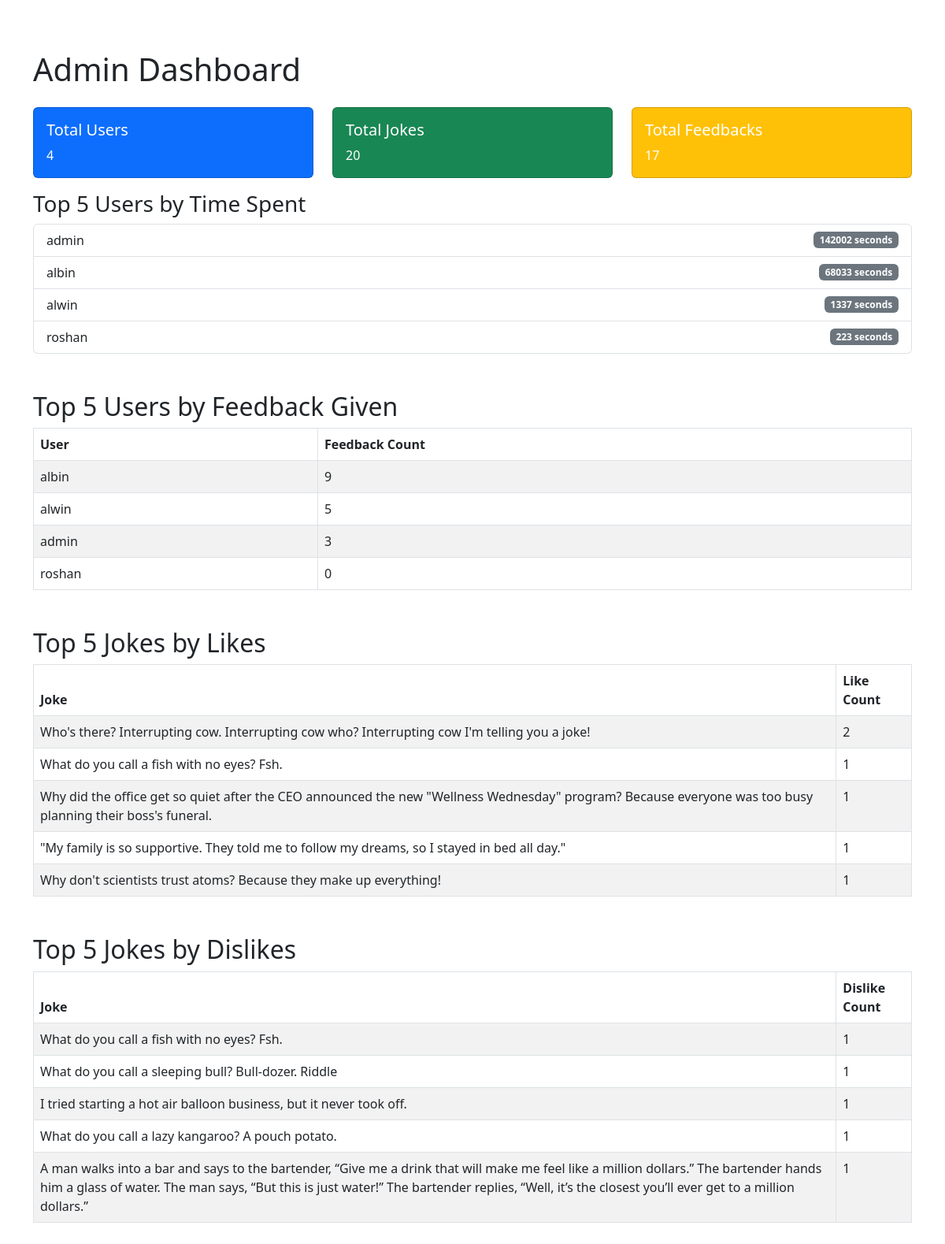
/admin-dashboard/ (signed in), run on the app's committed database.
### myapp/models.py (models this page shows, shortened)
class UserProfile(models.Model):
    user = models.OneToOneField(User, on_delete=models.CASCADE)
    total_time_spent = models.DurationField(default=timedelta())  # Use an instance of timedelta
    last_login_time = models.DateTimeField(null=True, blank=True)

class Joke(models.Model):
    joke_text = models.TextField()
    categories = models.CharField(max_length=255)
    created_at = models.DateTimeField(auto_now_add=True)

### myapp/views.py (the view)
# urls.py: path('admin-dashboard/', views.admin_dashboard, name='admin_dashboard'),
@superuser_required
def admin_dashboard(request):
    total_users = User.objects.count()
    total_jokes = Joke.objects.count()
    total_feedbacks = JokeFeedback.objects.count()
    total_time_spent = UserProfile.objects.aggregate(total_time=Sum('total_time_spent'))['total_time']
    users_with_most_feedback = User.objects.annotate(feedback_count=Count('jokefeedback')).order_by('-feedback_count')[:5]
    jokes_with_most_likes = Joke.objects.annotate(like_count=Count('jokefeedback', filter=Q(jokefeedback__feedback_type='like'))).order_by('-like_count')[:5]
    jokes_with_most_dislikes = Joke.objects.annotate(dislike_count=Count('jokefeedback', filter=Q(jokefeedback__feedback_type='dislike'))).order_by('-dislike_count')[:5]
    users_with_time_spent = UserProfile.objects.select_related('user').order_by('-total_time_spent')[:5]
    context = {
        'total_users': total_users,
        'total_jokes': total_jokes,
        'total_feedbacks': total_feedbacks,
        'total_time_spent': total_time_spent,  # Total time spent by all users
        'users_with_most_feedback': users_with_most_feedback,
        'jokes_with_most_likes': jokes_with_most_likes,
        'jokes_with_most_dislikes': jokes_with_most_dislikes,
        'users_with_time_spent': users_with_time_spent,  # Top users by time spent
    }
    return render(request, 'admin_dashboard.html', context)

### myapp/views.py (called while the page is built)
def superuser_required(view_func):
    decorated_view_func = user_passes_test(lambda user: user.is_superuser)(view_func)
    return decorated_view_func

### myapp/templates/admin_dashboard.html (shortened to what this page needs)
{% load static %}
<!DOCTYPE html>
<html lang="en">
<head>
    <link href="https://cdn.jsdelivr.net/npm/bootstrap@5.3.0-alpha1/dist/css/bootstrap.min.css" rel="stylesheet">
    <link rel="stylesheet" href="https://cdnjs.cloudflare.com/ajax/libs/font-awesome/5.15.3/css/all.min.css">
</head>
<body>
<div class="sidebar-toggle-area"></div>
<div id="main">
    <div class="container mt-5">
        <h1>Admin Dashboard</h1>
        <div class="row mt-4">
            <div class="col-md-4">
                <div class="card text-white bg-primary mb-3">
                    <div class="card-body">
                        <h5 class="card-title">Total Users</h5>
                        <p class="card-text">{{ total_users }}</p>
                    </div>
                </div>
            </div>
            <div class="col-md-4">
                <div class="card text-white bg-success mb-3">
                    <div class="card-body">
                        <h5 class="card-title">Total Jokes</h5>
                        <p class="card-text">{{ total_jokes }}</p>
                    </div>
                </div>
            </div>
            <div class="col-md-4">
                <div class="card text-white bg-warning mb-3">
                    <div class="card-body">
                        <h5 class="card-title">Total Feedbacks</h5>
                        <p class="card-text">{{ total_feedbacks }}</p>
                    </div>
                </div>
            </div>
        </div>
        <h3>Top 5 Users by Time Spent</h3>
        <ul class="list-group">
            {% for user_profile in users_with_time_spent %}
            <li class="list-group-item d-flex justify-content-between align-items-center">
                {{ user_profile.user.username }}
                <span class="badge bg-secondary">
                    {% if user_profile.total_time_spent %}
                    {{ user_profile.total_time_spent.total_seconds|floatformat:0 }} seconds
                    {% else %}
                    0 seconds
                    {% endif %}
                </span>
            </li>
            {% endfor %}
        </ul>
        <h2 class="mt-5">Top 5 Users by Feedback Given</h2>
        <table class="table table-bordered table-striped">
            <thead>
                <tr>
                    <th>User</th>
                    <th>Feedback Count</th>
                </tr>
            </thead>
            <tbody>
                {% for user in users_with_most_feedback %}
                <tr>
                    <td>{{ user.username }}</td>
                    <td>{{ user.feedback_count }}</td>
                </tr>
                {% empty %}
                <tr>
                    <td colspan="2">No data available.</td>
                </tr>
                {% endfor %}
            </tbody>
        </table>
        <h2 class="mt-5">Top 5 Jokes by Likes</h2>
        <table class="table table-bordered table-striped">
            <thead>
                <tr>
                    <th>Joke</th>
                    <th>Like Count</th>
                </tr>
            </thead>
            <tbody>
                {% for joke in jokes_with_most_likes %}
                <tr>
                    <td>{{ joke.joke_text }}</td>
                    <td>{{ joke.like_count }}</td>
                </tr>
                {% empty %}
                <tr>
                    <td colspan="2">No data available.</td>
                </tr>
                {% endfor %}
            </tbody>
        </table>
        <h2 class="mt-5">Top 5 Jokes by Dislikes</h2>
        <table class="table table-bordered table-striped">
            <thead>
                <tr>
                    <th>Joke</th>
                    <th>Dislike Count</th>
                </tr>
            </thead>
            <tbody>
                {% for joke in jokes_with_most_dislikes %}
                <tr>
                    <td>{{ joke.joke_text }}</td>
                    <td>{{ joke.dislike_count }}</td>
                </tr>
                {% empty %}
                <tr>
                    <td colspan="2">No data available.</td>
                </tr>
                {% endfor %}
            </tbody>
        </table>
    </div>
</div>
</body>
</html>

### myapp/templates/admin_dashboard.html (style rules this page uses)
#main { transition: margin-left 0.3s; padding: 16px; margin-left: 0; }
.sidebar-toggle-area { position: fixed; top: 0; left: 0; width: 50px; height: 100vh; z-index: 999; }

### data on the page
UserProfile: user.username "admin", total_time_spent.total_seconds "142002"
UserProfile: user.username "albin", total_time_spent.total_seconds "68033"
UserProfile: user.username "alwin", total_time_spent.total_seconds "1337"
UserProfile: user.username "roshan", total_time_spent.total_seconds "223"
Joke: joke_text "Who's there? Interrupting cow. Interrupting cow who? Interrupting cow I'm telling you a joke!", like_count "2"
Joke: joke_text "What do you call a fish with no eyes? Fsh.", like_count "1", dislike_count "1"
Joke: joke_text "Why did the office get so quiet after the CEO announced the new \"Wellness Wednesday\" program? Because everyone was too busy planning their boss's funeral.", like_count "1"
Joke: joke_text "\"My family is so supportive. They told me to follow my dreams, so I stayed in bed all day.\"", like_count "1"
Joke: joke_text "Why don't scientists trust atoms? Because they make up everything!", like_count "1"
Joke: joke_text "What do you call a sleeping bull? Bull-dozer. Riddle", dislike_count "1"
Joke: joke_text "I tried starting a hot air balloon business, but it never took off.", dislike_count "1"
Joke: joke_text "What do you call a lazy kangaroo? A pouch potato.", dislike_count "1"
Joke: joke_text "A man walks into a bar and says to the bartender, “Give me a drink that will make me feel like a million dollars.” The bartender hands him a glass of water. The man says, “But this is just water!” The bartender replies, “Well, it’s the closest you’ll ever get to a million dollars.”", dislike_count "1"

### other printed values
{{ total_users }} "4"
{{ total_jokes }} "20"
{{ total_feedbacks }} "17"
{{ user.username }} "albin"
{{ user.feedback_count }} "9"
{{ user.username }} "alwin"
{{ user.feedback_count }} "5"
{{ user.username }} "admin"
{{ user.feedback_count }} "3"
{{ user.username }} "roshan"
{{ user.feedback_count }} "0"
